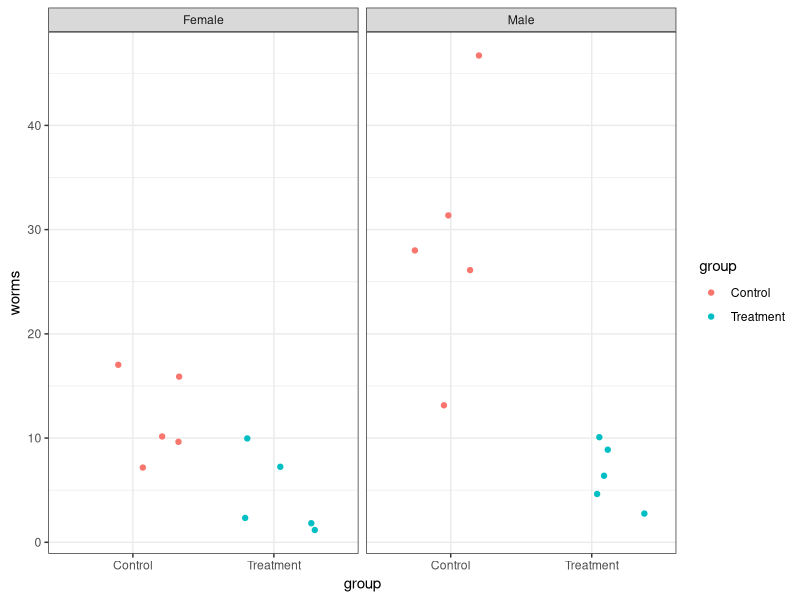
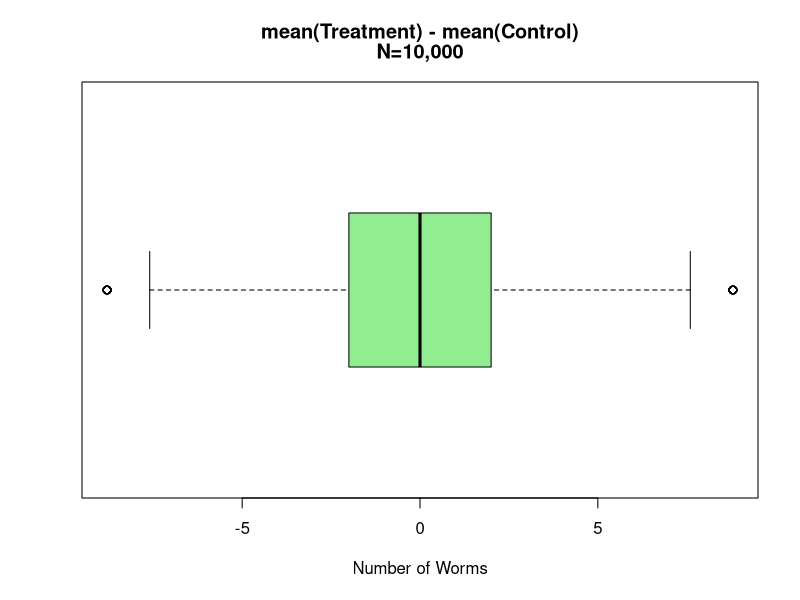
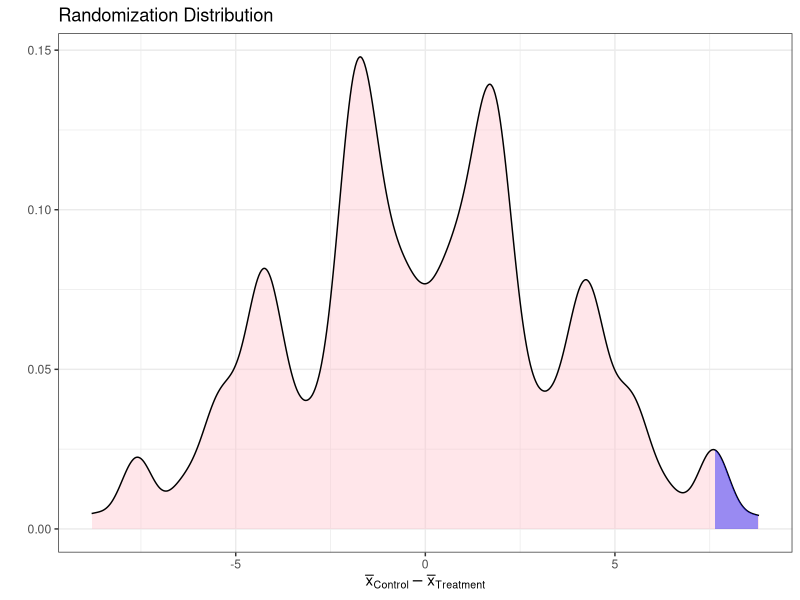
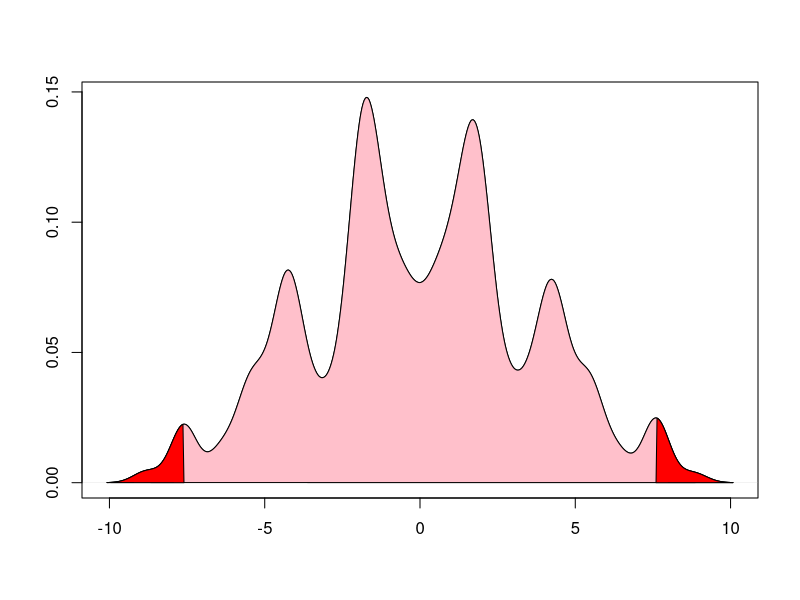

Recreate these plots in R, in order.
## ---- chunk 1
library(dplyr)
library(ggplot2)
# Generate the Data Frame ----------#
#-----------------------------------#
gender <- c(rep("Female",10),rep("Male",10))
group <- rep(rep(c("Treatment","Control"),each=5),2)
worms <- c(1,2,2,10,7,16,10,10,7,17,3,5,9,10,6,31,26,28,13,47)
schis <- data.frame(gender,group,worms)
rm(gender,group,worms)
head(schis, n=3)
## ---- chunk 2
#-----------------------------------#
# Create two scatter plots (M/F)
# comparing # of worms to control/treatment group
#------------------------------------------------#
p <- ggplot(data = schis, aes(group,worms)) +
  geom_point(position = "jitter", aes(color = group)) +
  facet_grid(.~gender) +
  theme_bw()
p
#-----------------------------------#
## ---- chunk 3
schis <- schis %>%
  arrange(gender, group, worms)
schis
## ---- chunk 4
schis %>%
  group_by(gender, group) %>%
  summarize(Md=median(worms),Mean=mean(worms),
            SD=sd(worms),N=n())
## ---- chunk 5
#-----------------------------------#
# Drawing 10 index cards at random,
# reassign the 'treatment' and 'control' groups
#-----------------------------------#
treatment <- c(2,7,7,16,17)
control <- c(1,2,10,10,10)

# Find the difference of the means
mean(treatment)
mean(control)
mean(treatment) - mean(control)
## ---- chunk 6
#-----------------------------------#
# If we did another random simulation we
# will not get the same difference of means -
# at least it is unlikely.
#-----------------------------------#
my_index_cards <- subset(schis,gender=="Female")$worms

# Initialize a list with the original calculation of
# the difference of means and append to it using a loop.

diff_means <- c(mean(treatment) - mean(control))

N = 10000
for (i in 1:N){
  new_treatment <- sample(my_index_cards,size=5,replace=F)
  new_treatment_mean <- mean(new_treatment)
  new_control_mean <- 1/5*(sum(my_index_cards) - sum(new_treatment))
  diff_mean <- (-1*(new_treatment_mean - new_control_mean))
  diff_means <- append(diff_means,diff_mean)
}

boxplot(diff_means,horizontal = T,col = 'lightgreen',
        main=c("mean(Treatment) - mean(Control)", "N=10,000"),xlab = "Number of Worms")
## ---- chunk 7
length(subset(diff_means,diff_means>7.6))/N
## ---- chunk 8



ND2 <- schis %>%
  filter(gender == "Female")

ANS1 <- with(data = ND2,
             tapply(worms, group, mean)
             )
observed <- ANS1[1] - ANS1[2]

N <- 10^4 - 1          # number of times to repeat the process
result2 <- numeric(N)  # space to save the random differences
set.seed(5)
for (i in 1:N){
  # sample of size 5, from 1 to 10, without replacement
  index <- sample(10, size = 5, replace = FALSE)
  result2[i] <- mean(ND2$worms[index]) - mean(ND2$worms[-index])
}
# Graph Now
# ggplot2 approach now
DF <- data.frame(x = result2)
p <- ggplot(data = DF) + geom_density(aes(x = x, y = ..density..), fill = 'pink', alpha = 0.4) + 
  theme_bw()

x.dens <- density(result2)
df.dens <- data.frame(x = x.dens$x, y = x.dens$y)
p + geom_area(data = subset(df.dens, x >= 7.6 & x <= max(DF$x)), aes(x = x, y = y), fill = 'blue', alpha = 0.4) + 
  labs(x = expression(bar(x)[Control] - bar(x)[Treatment]), y = '', title = "Randomization Distribution") + 
  theme_bw()

pvalue <- (sum(result2 >= observed) + 1)/(N + 1) # p-value
pvalue  # results will vary
## ---- chunk 9

d.res <- density(result2)
plot(d.res, main ="", xlab = "", ylab = "")
polygon(d.res, col ="pink")
xsr <- c(7.6, d.res$x[d.res$x >= 7.6])
ysr <- c(0, d.res$y[d.res$x>=7.6])
xsl <- c(-7.6, d.res$x[d.res$x <= -7.6])
ysl <- c(0, d.res$y[d.res$x <= -7.6])
polygon(xsr, ysr, col = "red")
polygon(xsl, ysl, col = "red")

pvalue <- (sum(result2 >= observed) + sum(result2 <= -observed) + 1)/(N + 1) # p-value
pvalue  # results will vary
